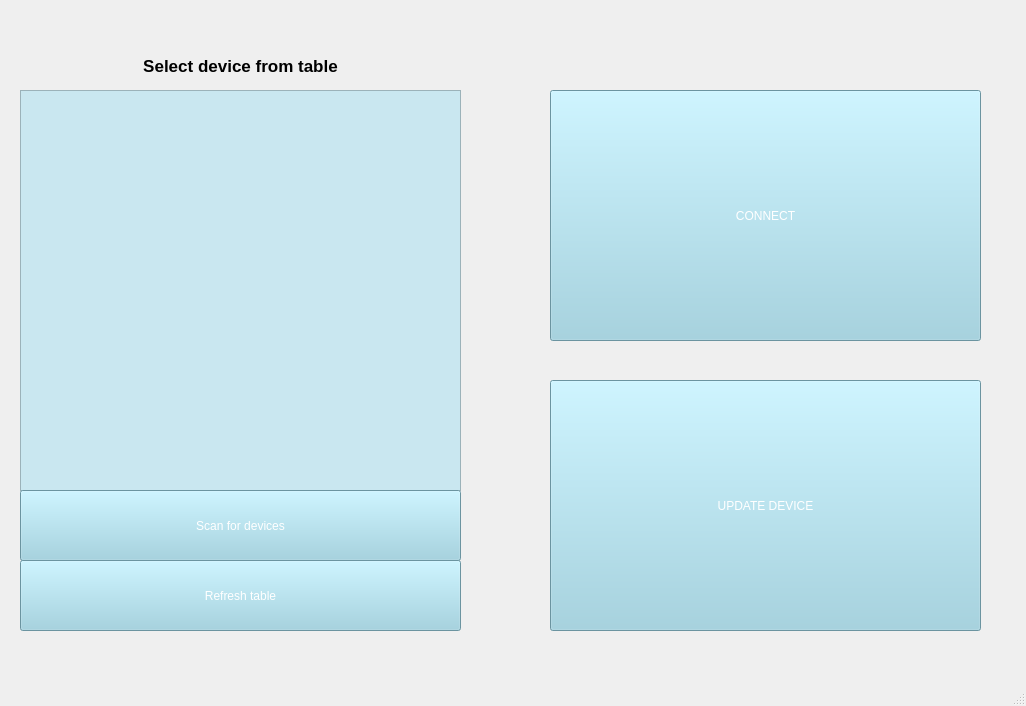
<?xml version="1.0" encoding="UTF-8"?>
<ui version="4.0">
 <class>MainComportWindow</class>
 <widget class="QMainWindow" name="MainComportWindow">
  <property name="geometry">
   <rect>
    <x>0</x>
    <y>0</y>
    <width>1026</width>
    <height>706</height>
   </rect>
  </property>
  <property name="windowTitle">
   <string>MainWindow</string>
  </property>
  <property name="styleSheet">
   <string notr="true">QPushButton{
background: #96cfe0; 
color: white	
}

QTableWidget{
background: #c9e7f0;
color: black
}

QHeaderView::section {
background: red;
color: white
}</string>
  </property>
  <widget class="QWidget" name="centralwidget">
   <widget class="QPushButton" name="RefreshButton">
    <property name="geometry">
     <rect>
      <x>20</x>
      <y>560</y>
      <width>441</width>
      <height>71</height>
     </rect>
    </property>
    <property name="text">
     <string>Refresh table</string>
    </property>
   </widget>
   <widget class="QTableWidget" name="table">
    <property name="geometry">
     <rect>
      <x>20</x>
      <y>90</y>
      <width>441</width>
      <height>401</height>
     </rect>
    </property>
   </widget>
   <widget class="QLabel" name="label">
    <property name="geometry">
     <rect>
      <x>20</x>
      <y>50</y>
      <width>441</width>
      <height>31</height>
     </rect>
    </property>
    <property name="font">
     <font>
      <pointsize>13</pointsize>
      <weight>75</weight>
      <bold>true</bold>
     </font>
    </property>
    <property name="text">
     <string>Select device from table</string>
    </property>
    <property name="alignment">
     <set>Qt::AlignCenter</set>
    </property>
   </widget>
   <widget class="QPushButton" name="ScanButton">
    <property name="geometry">
     <rect>
      <x>20</x>
      <y>490</y>
      <width>441</width>
      <height>71</height>
     </rect>
    </property>
    <property name="text">
     <string>Scan for devices</string>
    </property>
   </widget>
   <widget class="QPushButton" name="ConnectButton">
    <property name="geometry">
     <rect>
      <x>550</x>
      <y>90</y>
      <width>431</width>
      <height>251</height>
     </rect>
    </property>
    <property name="text">
     <string>CONNECT</string>
    </property>
   </widget>
   <widget class="QPushButton" name="UpdateButton">
    <property name="geometry">
     <rect>
      <x>550</x>
      <y>380</y>
      <width>431</width>
      <height>251</height>
     </rect>
    </property>
    <property name="text">
     <string>UPDATE DEVICE</string>
    </property>
   </widget>
  </widget>
  <widget class="QMenuBar" name="menubar">
   <property name="geometry">
    <rect>
     <x>0</x>
     <y>0</y>
     <width>1026</width>
     <height>25</height>
    </rect>
   </property>
  </widget>
  <widget class="QStatusBar" name="statusbar"/>
 </widget>
 <resources/>
 <connections/>
</ui>
